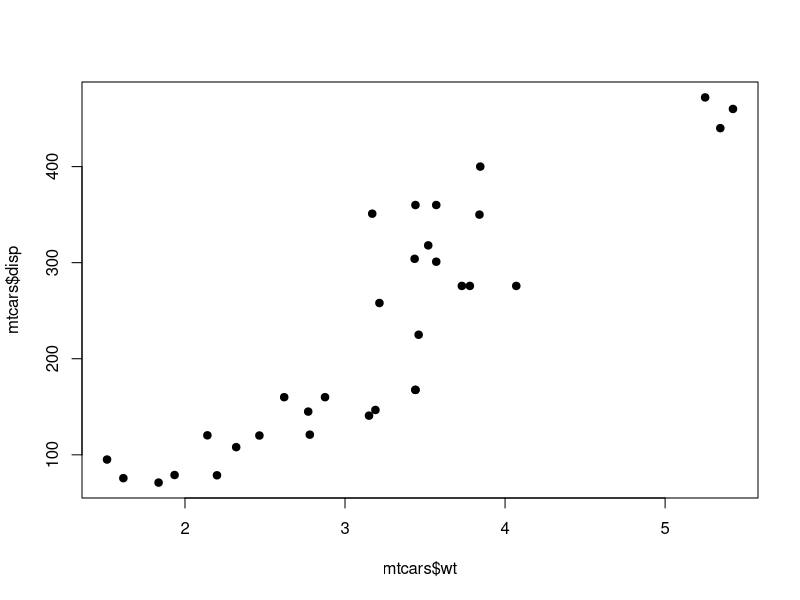

R code for this plot:
## ---- chunk 1
library(stringr)
melding <- "Hoofdstraat 12, 5524 AJ, Geeneveen"
pc <- str_extract(melding, "[0-9]{4}[[:space:]]+[a-zA-Z]{2}")
pc_ns <- str_replace(pc, "[[:space:]]", "")
out <- str_replace(melding, pc, pc_ns)
out[is.na(out)] <- melding[is.na(out)]
out
## ---- chunk 2
# ./R/functies.R
remove_postcode_space <- function(x){
  pc <- stringr::str_extract(x, "[0-9]{4}[[:space:]]+[a-zA-Z]{2}")
  pc_ns <- stringr::str_replace(pc, "[[:space:]]", "")
  out <- stringr::str_replace(x, pc, pc_ns)
  out[is.na(out)] <- x[is.na(out)]
out
}

# main.R
remove_postcode_space("Hoofdstraat 12, 5524 AJ, Geeneveen")

## ---- chunk 3
#Plot altijd met `pch = 19` (filled circles) in plaats van de default.
plot(mtcars$wt, mtcars$disp, pch = 19)
## ---- chunk 4
# Zet een nieuwe default voor pch - stuur door naar plot().
plot_solid <- function(..., pch = 19){
  plot(..., pch = pch)
}
